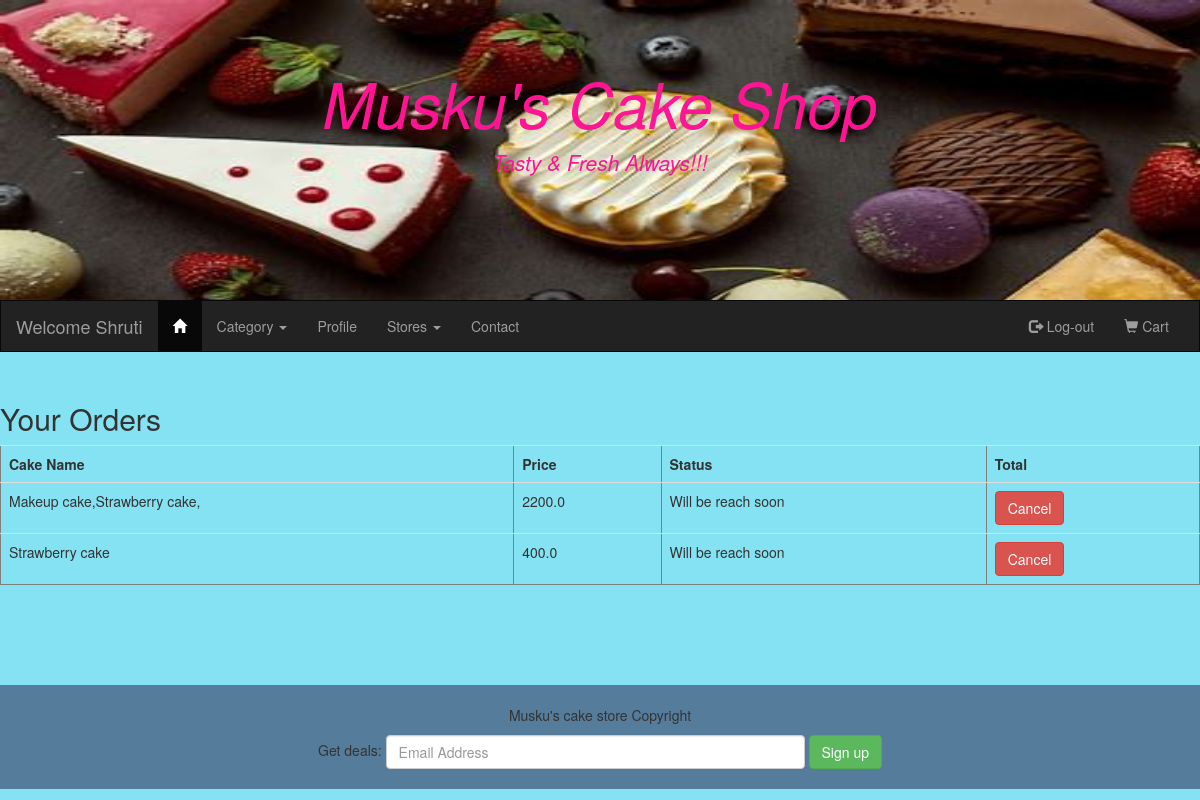
The app's page /myorder (signed in) with its own data.
### Userapp/models.py (models this page shows)
class ordermaster(models.Model):
    user = models.ForeignKey(to= "Adminapp.Userinfo",on_delete=models.CASCADE)
    amount = models.FloatField(default=1000)
    dateoforder = models.DateTimeField(default=datetime.now())
    details = models.CharField(max_length=1000,default='Null')
    class Meta:
        db_table = "ordermaster"

### Userapp/views.py (the view)
# urls.py: path('myorder',views.myorders),
def myorders(request):
    uname = request.session['uname']
    user = Userinfo.objects.get(username = uname)
    cat = Category.objects.all()
    store = Product.objects.all()
    if request.method == 'GET':
        item = ordermaster.objects.filter(user = user)
        return render(request,"myorder.html",{"items":item,"cats":cat,"stores":store})
    else:
        action = request.POST["action"]
        id = request.POST["cakeid"]
        item = ordermaster.objects.get(user = user,id = id)
        item.delete()
        return redirect(myorders)
    return redirect(homepage)

### Adminapp/models.py (called while the page is built)
    def __str__(self):
        return self.category_name

### Userapp/templates/myorder.html (shortened to what this page needs)
{%extends "homepage.html"%}
{%block content%}
<h2>Your Orders</h2>
<table class = "table" border="1">
    <tr>
        <th>Cake Name</th>
        <th>Price</th>
        <th>Status</th>
        <th>Total</th>
    </tr>
    {%for item in items%}
    <form method="post" id = '{{item.id}}'>
    <tr>
        <td><input type = "hidden" name = "cakeid" value = "{{item.id}}"/>{{item.details}}</td>
        <td>{{item.amount}}</td>
        <td >Will be reach soon</td>
        <td><button name = "action" value = "remove" class = 'btn btn-danger' onclick="getconfirm('{{item.id}}');"> Cancel
        </button></td>
    </tr>
</form>
    {%endfor%}
</table>
{%endblock%}

### records on screen
ordermaster: details "Makeup cake,Strawberry cake,", amount "2200.0"
ordermaster: details "Strawberry cake", amount "400.0"

### other values on screen
{{ request.session.uname }} "Shruti"
